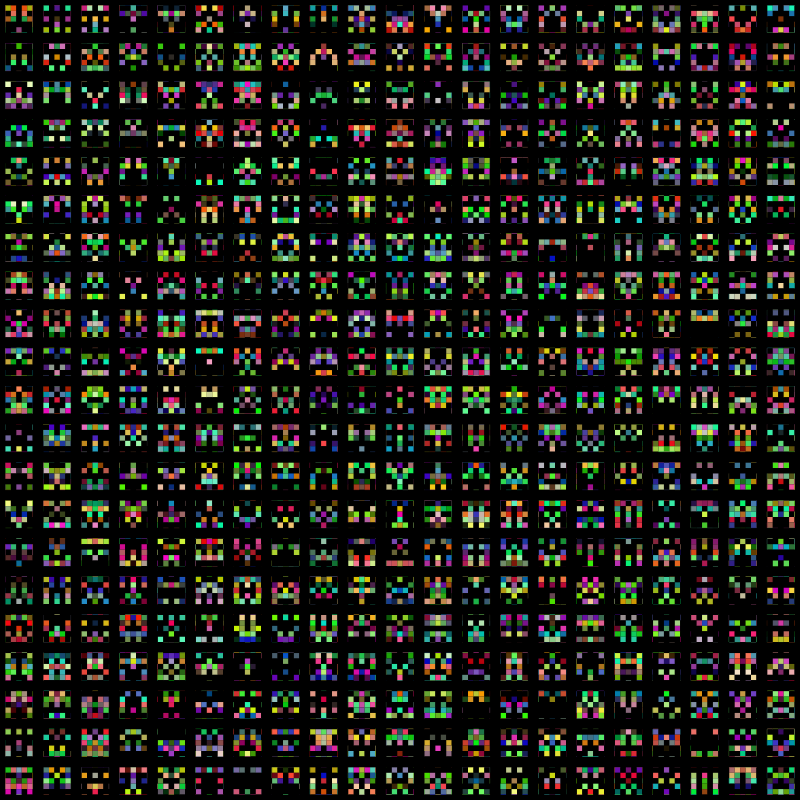
Frame 1 (no input)
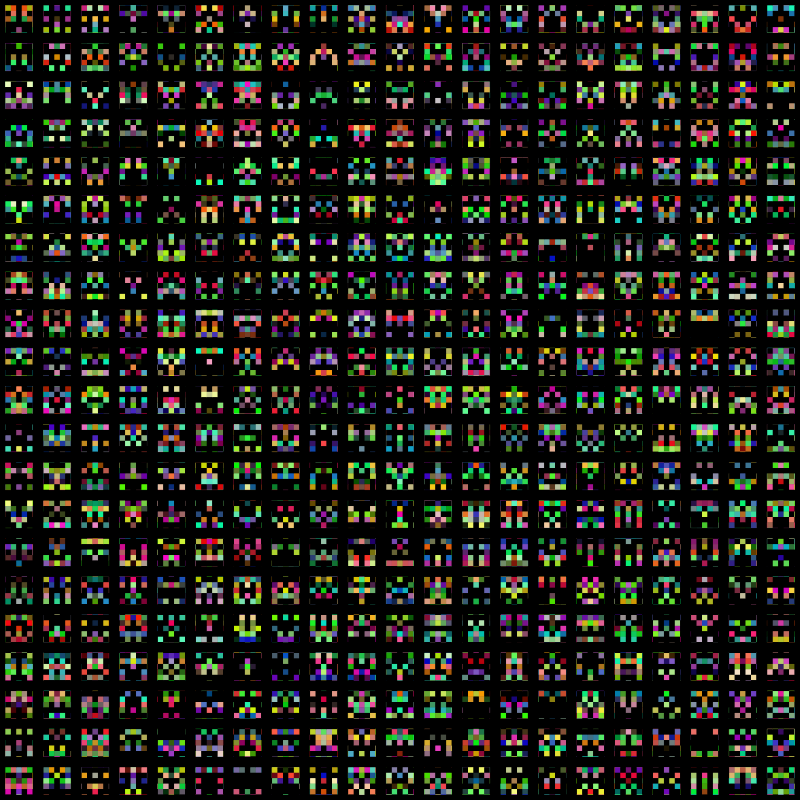
Frame 2 (the mouse pressed at the canvas centre, redrawn once)

The p5.js sketch that drew these frames (run headless with seeded random() and noise() and a simulated clock; the mouse was pressed at the canvas centre and the sketch redrawn once):

// p5.js sketch
// ── sketch.js
let n = 7;
let w, h;
let rows = 21, cols = 21;
let grid = new Array(rows);

function get_colors() {
    let ans = new Array(n);
    for(let i = 0; i < n / 2; ++i)
        ans[i] = ans[n - i - 1] = (random(1) < 0.5) ? color(0, 0, 0, 255) : color(random(0, 250), random(0, 250), random(0, 200), 255);
    return ans;
}

function setColorZero(cell_object)
{
    for(let i = 0; i < cell_object.colors.length; ++i)
        for(let j = 0; j < cell_object.colors[0].length; ++j)
            cell_object.colors[i][j] = color(0, 0, 0, 255);
}

function setZero()
{
    for(let i = 0; i < grid.length; ++i)
    {
        for(let j = 0; j < grid[0].length; ++j)
        {
            if(random(1) < 0.15)
            {
                setColorZero(grid[i][j]);
            }
        }
    }    
}


function transpose(matrix) {
    for(let i = 0; i < matrix.length; ++i)
    {
        for(let j = i + 1; j < matrix[0].length; ++j)    
        {
            matrix[i][j].x = j;
            matrix[i][j].y = i;
            matrix[j][i].x = i;
            matrix[j][i].y = j;
        }
    }
    setZero();
}


class cell {
    constructor(x, y) {
        this.x = x;
        this.y = y;
        this.colors = new Array(n);
        for(let i = 0; i < n; ++i)
            this.colors[i] = new Array(n);
        for(let i = 0; i < n; ++i)
        {
            let temp = get_colors();
            for(let j = 0; j < n; ++j)
                this.colors[j][i] = temp[j];
        }
        this.cellEdge = w / n;
        }
    render() {
        for(let i = 0; i < n; ++i)
        {
            for(let j = 0; j < n; ++j)
            {
                fill(this.colors[i][j]);
                noStroke();
                rect(this.x * w + this.cellEdge * i, this.y * h + this.cellEdge * j, this.cellEdge, this.cellEdge);
            }
        }
        noFill();
        stroke(0);
        strokeWeight(10);
        rect(this.x * w, this.y * h, w, h);
    }
}
function setup()
{
    createCanvas(800, 800);
    background(0);
    w = width / rows;
    h = height / cols;
    for(let i = 0; i < rows; ++i)
    {
        grid[i] = new Array(cols);
        for(let j = 0; j < cols; ++j)
        {
            grid[i][j] = new cell(i, j);
        }
    }
    // to add more level of symmetry and make the whole grid a space invader figure, uncomment the below line
    // for(let i = 0; i < rows; ++i)
    // {
    //     grid[i] = new Array(cols);
    //     for(let j = 0; j < cols / 2; ++j)
    //     {
    //         grid[i][j] = new cell(i, j);
    //         let temp = new cell(i, cols - j - 1);
    //         temp.colors = grid[i][j].colors;
    //         grid[i][cols - j - 1] = temp;
    //     }
    // }
    // transpose(grid);
}

function draw() 
{
    for(let i = 0; i < rows; ++i)
        for(let j = 0; j < cols; ++j)
            grid[i][j].render();
    noLoop();
}
